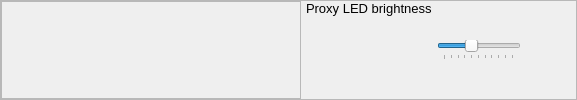
                     <widget class="QFrame" name="LEDZap_ProxyLED_frame">
                      <property name="frameShape">
                       <enum>QFrame::StyledPanel</enum>
                      </property>
                      <property name="frameShadow">
                       <enum>QFrame::Raised</enum>
                      </property>
                      <layout class="QHBoxLayout" name="horizontalLayout_137">
                       <property name="spacing">
                        <number>5</number>
                       </property>
                       <property name="leftMargin">
                        <number>0</number>
                       </property>
                       <property name="topMargin">
                        <number>0</number>
                       </property>
                       <property name="rightMargin">
                        <number>0</number>
                       </property>
                       <property name="bottomMargin">
                        <number>0</number>
                       </property>
                       <item>
                        <widget class="QFrame" name="LEDZap_ProxyLED_empty_frame">
                         <property name="minimumSize">
                          <size>
                           <width>300</width>
                           <height>0</height>
                          </size>
                         </property>
                         <property name="frameShape">
                          <enum>QFrame::StyledPanel</enum>
                         </property>
                         <property name="frameShadow">
                          <enum>QFrame::Raised</enum>
                         </property>
                        </widget>
                       </item>
                       <item alignment="Qt::AlignTop">
                        <widget class="QLabel" name="LEDZap_ProxyLED_label">
                         <property name="font">
                          <font>
                           <pointsize>10</pointsize>
                          </font>
                         </property>
                         <property name="text">
                          <string>Proxy LED brightness</string>
                         </property>
                        </widget>
                       </item>
                       <item>
                        <widget class="QSlider" name="LEDZap_ProxyLED_Slider">
                         <property name="maximum">
                          <number>255</number>
                         </property>
                         <property name="pageStep">
                          <number>25</number>
                         </property>
                         <property name="value">
                          <number>100</number>
                         </property>
                         <property name="orientation">
                          <enum>Qt::Horizontal</enum>
                         </property>
                         <property name="tickPosition">
                          <enum>QSlider::TicksBelow</enum>
                         </property>
                        </widget>
                       </item>
                       <item alignment="Qt::AlignTop">
                        <widget class="QLabel" name="LEDZap_ProxyLED_value">
                         <property name="minimumSize">
                          <size>
                           <width>50</width>
                           <height>0</height>
                          </size>
                         </property>
                         <property name="font">
                          <font>
                           <pointsize>12</pointsize>
                          </font>
                         </property>
                         <property name="text">
                          <string/>
                         </property>
                         <property name="alignment">
                          <set>Qt::AlignCenter</set>
                         </property>
                        </widget>
                       </item>
                      </layout>
                     </widget>
